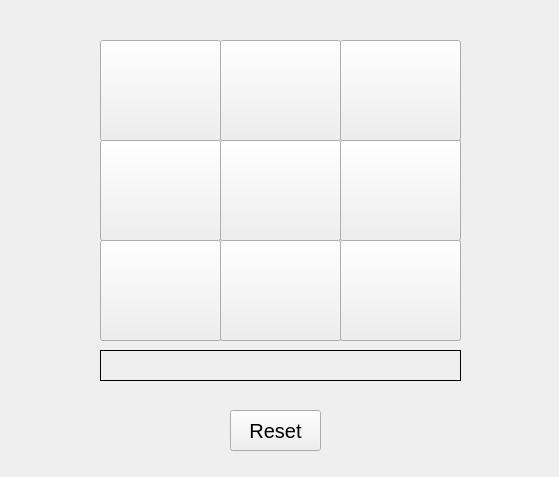
<?xml version="1.0" encoding="UTF-8"?>
<ui version="4.0">
 <class>MainWindow</class>
 <widget class="QMainWindow" name="MainWindow">
  <property name="geometry">
   <rect>
    <x>0</x>
    <y>0</y>
    <width>559</width>
    <height>477</height>
   </rect>
  </property>
  <property name="font">
   <font>
    <pointsize>15</pointsize>
   </font>
  </property>
  <property name="acceptDrops">
   <bool>false</bool>
  </property>
  <property name="windowTitle">
   <string>MainWindow</string>
  </property>
  <widget class="QWidget" name="centralwidget">
   <widget class="QGroupBox" name="MainBox">
    <property name="geometry">
     <rect>
      <x>100</x>
      <y>40</y>
      <width>361</width>
      <height>301</height>
     </rect>
    </property>
    <property name="styleSheet">
     <string notr="true">border-width: 5px</string>
    </property>
    <property name="title">
     <string/>
    </property>
    <widget class="QPushButton" name="p1">
     <property name="geometry">
      <rect>
       <x>0</x>
       <y>0</y>
       <width>121</width>
       <height>101</height>
      </rect>
     </property>
     <property name="sizePolicy">
      <sizepolicy hsizetype="Minimum" vsizetype="Fixed">
       <horstretch>0</horstretch>
       <verstretch>0</verstretch>
      </sizepolicy>
     </property>
     <property name="font">
      <font>
       <family>Modern No. 20</family>
       <pointsize>15</pointsize>
       <weight>50</weight>
       <italic>false</italic>
       <bold>false</bold>
      </font>
     </property>
     <property name="focusPolicy">
      <enum>Qt::StrongFocus</enum>
     </property>
     <property name="styleSheet">
      <string notr="true">font: 15pt &quot;Modern No. 20&quot;;</string>
     </property>
     <property name="text">
      <string/>
     </property>
    </widget>
    <widget class="QPushButton" name="p2">
     <property name="geometry">
      <rect>
       <x>120</x>
       <y>0</y>
       <width>121</width>
       <height>101</height>
      </rect>
     </property>
     <property name="styleSheet">
      <string notr="true">font: 15pt &quot;Modern No. 20&quot;;</string>
     </property>
     <property name="text">
      <string/>
     </property>
    </widget>
    <widget class="QPushButton" name="p3">
     <property name="geometry">
      <rect>
       <x>240</x>
       <y>0</y>
       <width>121</width>
       <height>101</height>
      </rect>
     </property>
     <property name="styleSheet">
      <string notr="true">font: 15pt &quot;Modern No. 20&quot;;</string>
     </property>
     <property name="text">
      <string/>
     </property>
    </widget>
    <widget class="QPushButton" name="p6">
     <property name="geometry">
      <rect>
       <x>240</x>
       <y>100</y>
       <width>121</width>
       <height>101</height>
      </rect>
     </property>
     <property name="styleSheet">
      <string notr="true">font: 15pt &quot;Modern No. 20&quot;;</string>
     </property>
     <property name="text">
      <string/>
     </property>
    </widget>
    <widget class="QPushButton" name="p5">
     <property name="geometry">
      <rect>
       <x>120</x>
       <y>100</y>
       <width>121</width>
       <height>101</height>
      </rect>
     </property>
     <property name="styleSheet">
      <string notr="true">font: 15pt &quot;Modern No. 20&quot;;</string>
     </property>
     <property name="text">
      <string/>
     </property>
    </widget>
    <widget class="QPushButton" name="p4">
     <property name="geometry">
      <rect>
       <x>0</x>
       <y>100</y>
       <width>121</width>
       <height>101</height>
      </rect>
     </property>
     <property name="styleSheet">
      <string notr="true">font: 15pt &quot;Modern No. 20&quot;;</string>
     </property>
     <property name="text">
      <string/>
     </property>
    </widget>
    <widget class="QPushButton" name="p9">
     <property name="geometry">
      <rect>
       <x>240</x>
       <y>200</y>
       <width>121</width>
       <height>101</height>
      </rect>
     </property>
     <property name="styleSheet">
      <string notr="true">font: 15pt &quot;Modern No. 20&quot;;</string>
     </property>
     <property name="text">
      <string/>
     </property>
    </widget>
    <widget class="QPushButton" name="p8">
     <property name="geometry">
      <rect>
       <x>120</x>
       <y>200</y>
       <width>121</width>
       <height>101</height>
      </rect>
     </property>
     <property name="styleSheet">
      <string notr="true">font: 15pt &quot;Modern No. 20&quot;;</string>
     </property>
     <property name="text">
      <string/>
     </property>
    </widget>
    <widget class="QPushButton" name="p7">
     <property name="geometry">
      <rect>
       <x>0</x>
       <y>200</y>
       <width>121</width>
       <height>101</height>
      </rect>
     </property>
     <property name="styleSheet">
      <string notr="true">font: 15pt &quot;Modern No. 20&quot;;</string>
     </property>
     <property name="text">
      <string/>
     </property>
    </widget>
   </widget>
   <widget class="QPushButton" name="pushButton">
    <property name="geometry">
     <rect>
      <x>230</x>
      <y>410</y>
      <width>91</width>
      <height>41</height>
     </rect>
    </property>
    <property name="styleSheet">
     <string notr="true">font: 15pt &quot;Arial&quot;;</string>
    </property>
    <property name="text">
     <string>Reset</string>
    </property>
   </widget>
   <widget class="QLabel" name="label">
    <property name="geometry">
     <rect>
      <x>100</x>
      <y>350</y>
      <width>361</width>
      <height>31</height>
     </rect>
    </property>
    <property name="frameShape">
     <enum>QFrame::Box</enum>
    </property>
    <property name="text">
     <string/>
    </property>
   </widget>
  </widget>
 </widget>
 <resources/>
 <connections>
  <connection>
   <sender>pushButton</sender>
   <signal>clicked()</signal>
   <receiver>label</receiver>
   <slot>clear()</slot>
   <hints>
    <hint type="sourcelabel">
     <x>286</x>
     <y>432</y>
    </hint>
    <hint type="destinationlabel">
     <x>230</x>
     <y>372</y>
    </hint>
   </hints>
  </connection>
 </connections>
</ui>
